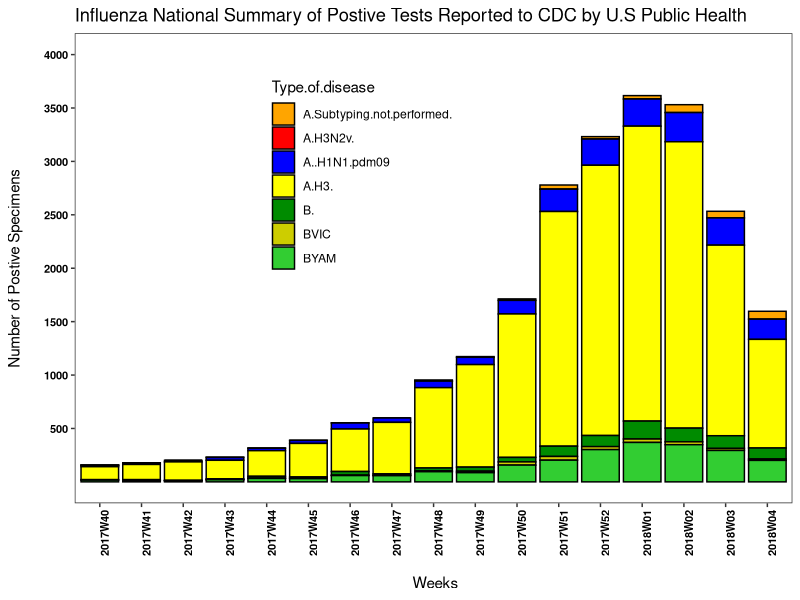

R code for this plot:
library(reshape2)
library(ggplot2)
rm(list =ls())

## Read dataset in CSV format
data <- read.csv("../Data/Postive Tested/Workbook1.csv")

# Manipulating data for plotting and melting the data finally
data <- data[ -c(5) ]
data <- data[c(1,5,2:4,6:9)]
data <- subset( data, select = -Total...Tested )
data <- data[-c(18, 19, 20, 21, 22), ]
data <- t(data)
colnames(data) <- data[1, ] 
data <- data[-1, ]
label=c("2017W40","2017W41","2017W42","2017W43","2017W44","2017W45","2017W46","2017W47","2017W48","2017W49","2017W50","2017W51","2017W52","2018W01","2018W02","2018W03","2018W04")
colnames(data)= label
data <- melt(data)

#Changing the column name of melted data
label=c("Type.of.disease", "Week", "Total")
colnames(data) <- label

# Plotting stacked bar charts
ggplot(data, aes(x=Week, y=Total, fill=Type.of.disease)) + 
  geom_bar(stat="identity", colour = "black") +
  xlab("\n Weeks") +
  ylab("Number of Postive Specimens\n") +
  scale_fill_manual(values = c("orange","red","blue","yellow","green4","yellow3", "limegreen")) +
  theme_bw() +
  theme(panel.grid.major = element_blank(), panel.grid.minor = element_blank(),
        axis.text.x = element_text(face="bold", color="black",size=8, angle=90),
        axis.text.y = element_text(face="bold", color="black",size=8),
        legend.position=c(0.4, 0.7))+ 
        scale_y_continuous(limits = c(0,4000), breaks = c(500*c(1:10))) +
ggtitle("Influenza National Summary of Postive Tests Reported to CDC by U.S Public Health")

